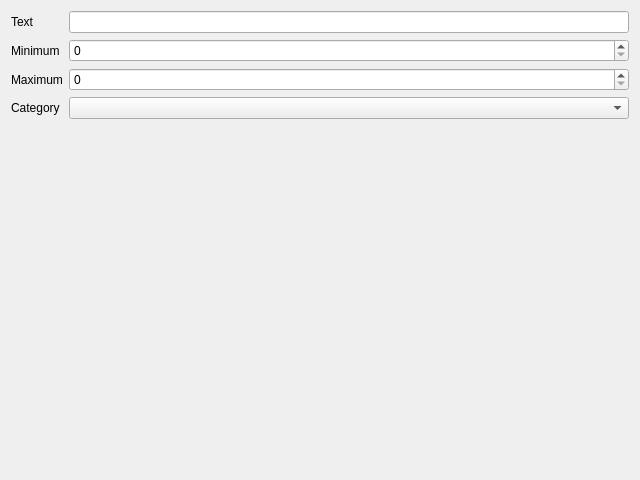
<?xml version="1.0" encoding="UTF-8"?>
<ui version="4.0">
 <class>FilterBar</class>
 <widget class="QDialog" name="FilterBar">
  <property name="geometry">
   <rect>
    <x>0</x>
    <y>0</y>
    <width>640</width>
    <height>480</height>
   </rect>
  </property>
  <property name="windowTitle">
   <string>Filter</string>
  </property>
  <layout class="QFormLayout" name="formLayout">
   <item row="0" column="0">
    <widget class="QLabel" name="label_textEdit">
     <property name="text">
      <string>Text</string>
     </property>
     <property name="buddy">
      <cstring>textEdit</cstring>
     </property>
    </widget>
   </item>
   <item row="0" column="1">
    <widget class="QLineEdit" name="textEdit"/>
   </item>
   <item row="1" column="0">
    <widget class="QLabel" name="label_minEdit">
     <property name="text">
      <string>Minimum</string>
     </property>
     <property name="buddy">
      <cstring>minEdit</cstring>
     </property>
    </widget>
   </item>
   <item row="1" column="1">
    <widget class="QSpinBox" name="minEdit"/>
   </item>
   <item row="2" column="0">
    <widget class="QLabel" name="label_maxEdit">
     <property name="text">
      <string>Maximum</string>
     </property>
     <property name="buddy">
      <cstring>maxEdit</cstring>
     </property>
    </widget>
   </item>
   <item row="2" column="1">
    <widget class="QSpinBox" name="maxEdit"/>
   </item>
   <item row="3" column="0">
    <widget class="QLabel" name="label_categoryCombo">
     <property name="text">
      <string>Category</string>
     </property>
     <property name="buddy">
      <cstring>categoryCombo</cstring>
     </property>
    </widget>
   </item>
   <item row="3" column="1">
    <widget class="QComboBox" name="categoryCombo"/>
   </item>
  </layout>
 </widget>
 <tabstops>
  <tabstop>textEdit</tabstop>
  <tabstop>minEdit</tabstop>
  <tabstop>maxEdit</tabstop>
  <tabstop>categoryCombo</tabstop>
 </tabstops>
 <resources/>
 <connections/>
</ui>
